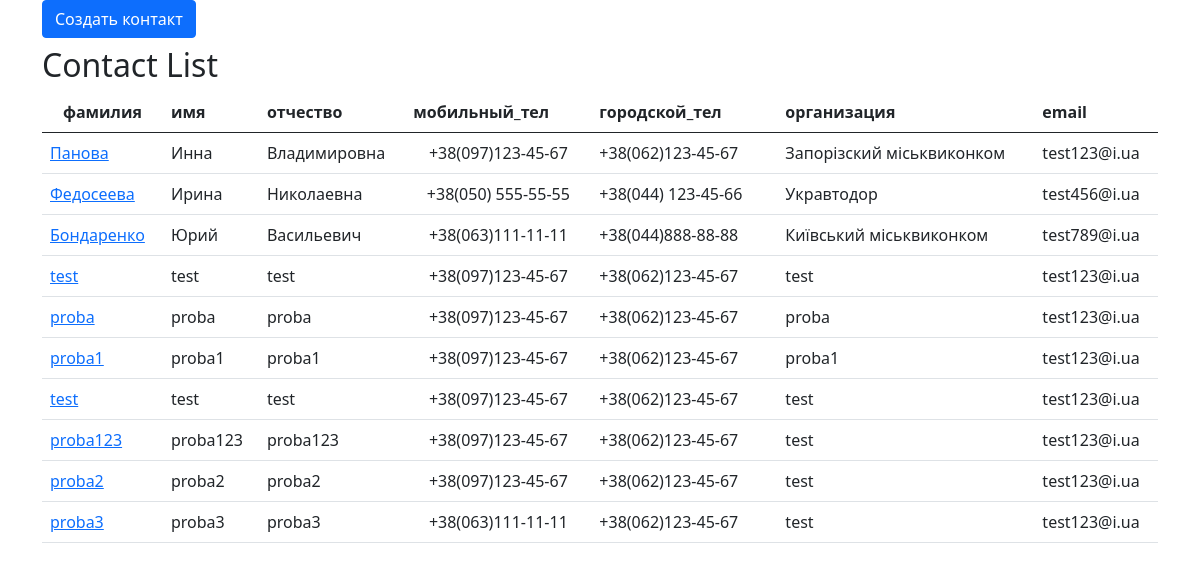
The page / on the database its author committed.
### contact/models.py (models this page shows, shortened)
class Contact(models.Model):
    last_name = models.CharField("Фамилия", max_length=100)
    name = models.CharField("Имя", max_length=100)
    middle_name = models.CharField("Отчество", max_length=100)
    mobile_phone = models.CharField("Мобильный телефон", max_length=20)
    work_phone = models.CharField("Рабочий телефон", max_length=20)
    organization = models.CharField("Организация", max_length=100)
    e_mail = models.EmailField()
    info = models.TextField("Описание", blank=True)
    create_data = models.DateField("Дата создания", default=date.today)
    edit_data = models.DateField("Дата редактирования", default=date.today)
    class Meta:
        verbose_name = "Контакт"
        verbose_name_plural = "Контакты"

### contact/views.py (the view)
# urls.py: path("", ContactViews.as_view(), name='home'),
class ContactViews (View):
    def get(self, request):
        contacts = Contact.objects.all()
        return render(request, "contact/contact.html", {"contact_list": contacts})

### templates/contact/contact.html (shortened to what this page needs)
<!DOCTYPE html>
{% load static %}
<html lang='en'>
<head>
	<link rel='stylesheet' href="{% static 'css/bootstrap.min.css' %}" >
</head>
<body>
	<div class="container">
			<button type="button" class="btn btn-primary" data-bs-toggle="modal" data-bs-target="#modal">
				Создать контакт
			</button>
	</div>
	<div class="container">
		<h2 class="my-2">Contact List</h2>
		 <table class="table">
			 <thead>
				  <tr>
					<th class="text-center">фамилия</th>
					<th>имя</th>
					<th>отчество</th>
					<th class="col-md-2">мобильный_тел</th>
					<th class="col-md-2">городской_тел</th>
					<th>организация</th>
					<th>email</th>
				  </tr>
				</thead>
			 <tbody>
			 {% for contact in contact_list %}
				  <tr>
					<td>
						<a href="{% url 'updatecontact' contact.id %}">
						   {{contact.last_name}}
						   </a>
					</td>
					<td>{{contact.name}}</td>
					<td>{{contact.middle_name}}</td>
					<td class="text-center">{{contact.mobile_phone}}</td>
					<td>{{contact.work_phone}}</td>
					<td>{{contact.organization}}</td>
					<td>{{contact.e_mail}}</td>
				  </tr>
			 {% endfor %}
    		 </tbody>
		</table>
	</div>
					{% include "contact/addcontact.html" %}
</body>
</html>

### templates/contact/addcontact.html (shortened to what this page needs)
<!DOCTYPE html>
{% load static %}
<html lang="en">
<head>
  <link rel='stylesheet' href="{% static 'css/bootstrap.min.css' %}" >
</head>
<body>
</body>
</html>

### rows shown on the page
Contact: last_name "Панова", name "Инна", middle_name "Владимировна", mobile_phone "+38(097)123-45-67", work_phone "+38(062)123-45-67", organization "Запорізский міськвиконком", e_mail "test123@i.ua"
Contact: last_name "Федосеева", name "Ирина", middle_name "Николаевна", mobile_phone "+38(050) 555-55-55", work_phone "+38(044) 123-45-66", organization "Укравтодор", e_mail "test456@i.ua"
Contact: last_name "Бондаренко", name "Юрий", middle_name "Васильевич", mobile_phone "+38(063)111-11-11", work_phone "+38(044)888-88-88", organization "Київський міськвиконком", e_mail "test789@i.ua"
Contact: last_name "test", name "test", middle_name "test", mobile_phone "+38(097)123-45-67", work_phone "+38(062)123-45-67", organization "test", e_mail "test123@i.ua"
Contact: last_name "proba", name "proba", middle_name "proba", mobile_phone "+38(097)123-45-67", work_phone "+38(062)123-45-67", organization "proba", e_mail "test123@i.ua"
Contact: last_name "proba1", name "proba1", middle_name "proba1", mobile_phone "+38(097)123-45-67", work_phone "+38(062)123-45-67", organization "proba1", e_mail "test123@i.ua"
Contact: last_name "test", name "test", middle_name "test", mobile_phone "+38(097)123-45-67", work_phone "+38(062)123-45-67", organization "test", e_mail "test123@i.ua"
Contact: last_name "proba123", name "proba123", middle_name "proba123", mobile_phone "+38(097)123-45-67", work_phone "+38(062)123-45-67", organization "test", e_mail "test123@i.ua"
Contact: last_name "proba2", name "proba2", middle_name "proba2", mobile_phone "+38(097)123-45-67", work_phone "+38(062)123-45-67", organization "test", e_mail "test123@i.ua"
Contact: last_name "proba3", name "proba3", middle_name "proba3", mobile_phone "+38(063)111-11-11", work_phone "+38(062)123-45-67", organization "test", e_mail "test123@i.ua"
